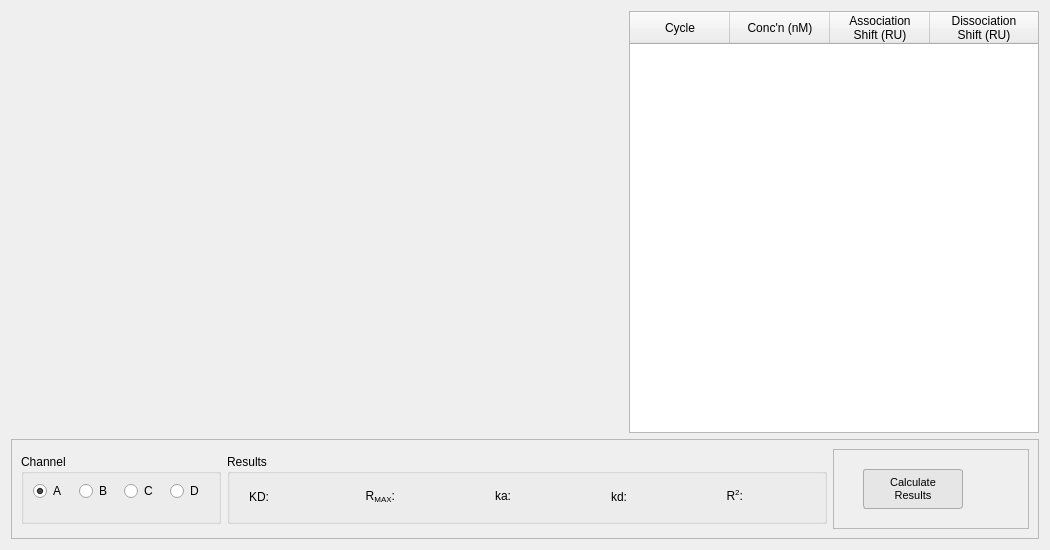
<?xml version="1.0" encoding="UTF-8"?>
<ui version="4.0">
 <class>KAKDWizardDialog</class>
 <widget class="QDialog" name="KAKDWizardDialog">
  <property name="geometry">
   <rect>
    <x>0</x>
    <y>0</y>
    <width>1050</width>
    <height>550</height>
   </rect>
  </property>
  <property name="minimumSize">
   <size>
    <width>1050</width>
    <height>550</height>
   </size>
  </property>
  <property name="font">
   <font>
    <family>Segoe UI</family>
   </font>
  </property>
  <property name="windowTitle">
   <string>Kinetic Wizard</string>
  </property>
  <layout class="QVBoxLayout" name="verticalLayout">
   <item>
    <layout class="QHBoxLayout" name="horizontalLayout_4">
     <item>
      <widget class="PlotWidget" name="graph" native="true">
       <property name="sizePolicy">
        <sizepolicy hsizetype="Expanding" vsizetype="Preferred">
         <horstretch>0</horstretch>
         <verstretch>0</verstretch>
        </sizepolicy>
       </property>
       <property name="minimumSize">
        <size>
         <width>600</width>
         <height>200</height>
        </size>
       </property>
       <layout class="QHBoxLayout" name="horizontalLayout">
        <item>
         <spacer name="horizontalSpacer">
          <property name="orientation">
           <enum>Qt::Horizontal</enum>
          </property>
          <property name="sizeHint" stdset="0">
           <size>
            <width>40</width>
            <height>20</height>
           </size>
          </property>
         </spacer>
        </item>
        <item>
         <layout class="QVBoxLayout" name="verticalLayout_2">
          <item>
           <widget class="QLabel" name="label_cur_info">
            <property name="sizePolicy">
             <sizepolicy hsizetype="Preferred" vsizetype="Fixed">
              <horstretch>0</horstretch>
              <verstretch>0</verstretch>
             </sizepolicy>
            </property>
            <property name="font">
             <font>
              <pointsize>8</pointsize>
             </font>
            </property>
            <property name="styleSheet">
             <string notr="true">color: rgb(150, 150, 150);</string>
            </property>
            <property name="text">
             <string/>
            </property>
            <property name="alignment">
             <set>Qt::AlignRight|Qt::AlignTop|Qt::AlignTrailing</set>
            </property>
           </widget>
          </item>
          <item>
           <spacer name="verticalSpacer">
            <property name="orientation">
             <enum>Qt::Vertical</enum>
            </property>
            <property name="sizeHint" stdset="0">
             <size>
              <width>20</width>
              <height>40</height>
             </size>
            </property>
           </spacer>
          </item>
         </layout>
        </item>
       </layout>
      </widget>
     </item>
     <item>
      <widget class="QTableWidget" name="table">
       <property name="minimumSize">
        <size>
         <width>410</width>
         <height>0</height>
        </size>
       </property>
       <property name="maximumSize">
        <size>
         <width>410</width>
         <height>16777215</height>
        </size>
       </property>
       <property name="horizontalScrollBarPolicy">
        <enum>Qt::ScrollBarAlwaysOff</enum>
       </property>
       <property name="editTriggers">
        <set>QAbstractItemView::DoubleClicked</set>
       </property>
       <property name="selectionBehavior">
        <enum>QAbstractItemView::SelectRows</enum>
       </property>
       <attribute name="horizontalHeaderDefaultSectionSize">
        <number>100</number>
       </attribute>
       <attribute name="horizontalHeaderMinimumSectionSize">
        <number>100</number>
       </attribute>
       <attribute name="horizontalHeaderStretchLastSection">
        <bool>true</bool>
       </attribute>
       <attribute name="verticalHeaderVisible">
        <bool>false</bool>
       </attribute>
       <column>
        <property name="text">
         <string>Cycle</string>
        </property>
        <property name="font">
         <font>
          <pointsize>9</pointsize>
         </font>
        </property>
        <property name="textAlignment">
         <set>AlignCenter</set>
        </property>
       </column>
       <column>
        <property name="text">
         <string>Conc'n (nM)</string>
        </property>
        <property name="font">
         <font>
          <pointsize>9</pointsize>
         </font>
        </property>
        <property name="textAlignment">
         <set>AlignCenter</set>
        </property>
       </column>
       <column>
        <property name="text">
         <string>Association
Shift (RU)</string>
        </property>
        <property name="font">
         <font>
          <pointsize>9</pointsize>
         </font>
        </property>
        <property name="textAlignment">
         <set>AlignCenter</set>
        </property>
       </column>
       <column>
        <property name="text">
         <string>Dissociation
Shift (RU)</string>
        </property>
        <property name="textAlignment">
         <set>AlignCenter</set>
        </property>
       </column>
      </widget>
     </item>
    </layout>
   </item>
   <item>
    <widget class="QFrame" name="frame_2">
     <property name="minimumSize">
      <size>
       <width>0</width>
       <height>100</height>
      </size>
     </property>
     <property name="maximumSize">
      <size>
       <width>16777215</width>
       <height>100</height>
      </size>
     </property>
     <property name="frameShape">
      <enum>QFrame::StyledPanel</enum>
     </property>
     <property name="frameShadow">
      <enum>QFrame::Raised</enum>
     </property>
     <layout class="QHBoxLayout" name="horizontalLayout_5">
      <item>
       <widget class="QGroupBox" name="groupBox_2">
        <property name="minimumSize">
         <size>
          <width>200</width>
          <height>70</height>
         </size>
        </property>
        <property name="maximumSize">
         <size>
          <width>220</width>
          <height>70</height>
         </size>
        </property>
        <property name="font">
         <font>
          <pointsize>9</pointsize>
         </font>
        </property>
        <property name="title">
         <string>Channel</string>
        </property>
        <layout class="QHBoxLayout" name="horizontalLayout_3">
         <property name="topMargin">
          <number>7</number>
         </property>
         <property name="bottomMargin">
          <number>11</number>
         </property>
         <item alignment="Qt::AlignTop">
          <widget class="QRadioButton" name="ch_a">
           <property name="text">
            <string>A</string>
           </property>
           <property name="checked">
            <bool>true</bool>
           </property>
          </widget>
         </item>
         <item alignment="Qt::AlignTop">
          <widget class="QRadioButton" name="ch_b">
           <property name="text">
            <string>B</string>
           </property>
          </widget>
         </item>
         <item alignment="Qt::AlignTop">
          <widget class="QRadioButton" name="ch_c">
           <property name="text">
            <string>C</string>
           </property>
          </widget>
         </item>
         <item alignment="Qt::AlignTop">
          <widget class="QRadioButton" name="ch_d">
           <property name="text">
            <string>D</string>
           </property>
          </widget>
         </item>
        </layout>
       </widget>
      </item>
      <item>
       <widget class="QGroupBox" name="affinity_result">
        <property name="sizePolicy">
         <sizepolicy hsizetype="Expanding" vsizetype="Preferred">
          <horstretch>0</horstretch>
          <verstretch>0</verstretch>
         </sizepolicy>
        </property>
        <property name="minimumSize">
         <size>
          <width>360</width>
          <height>70</height>
         </size>
        </property>
        <property name="maximumSize">
         <size>
          <width>10000</width>
          <height>70</height>
         </size>
        </property>
        <property name="font">
         <font>
          <pointsize>9</pointsize>
          <weight>50</weight>
          <bold>false</bold>
         </font>
        </property>
        <property name="title">
         <string>Results</string>
        </property>
        <layout class="QHBoxLayout" name="layout_constant">
         <property name="spacing">
          <number>10</number>
         </property>
         <property name="topMargin">
          <number>7</number>
         </property>
         <item alignment="Qt::AlignRight">
          <widget class="QLabel" name="label">
           <property name="minimumSize">
            <size>
             <width>30</width>
             <height>0</height>
            </size>
           </property>
           <property name="font">
            <font>
             <weight>50</weight>
             <bold>false</bold>
            </font>
           </property>
           <property name="text">
            <string>KD:</string>
           </property>
           <property name="alignment">
            <set>Qt::AlignRight|Qt::AlignTrailing|Qt::AlignVCenter</set>
           </property>
          </widget>
         </item>
         <item>
          <widget class="QLabel" name="lb_KD">
           <property name="sizePolicy">
            <sizepolicy hsizetype="Expanding" vsizetype="Preferred">
             <horstretch>0</horstretch>
             <verstretch>0</verstretch>
            </sizepolicy>
           </property>
           <property name="minimumSize">
            <size>
             <width>70</width>
             <height>0</height>
            </size>
           </property>
           <property name="text">
            <string/>
           </property>
          </widget>
         </item>
         <item alignment="Qt::AlignRight">
          <widget class="QLabel" name="label_2">
           <property name="minimumSize">
            <size>
             <width>40</width>
             <height>0</height>
            </size>
           </property>
           <property name="font">
            <font>
             <weight>50</weight>
             <bold>false</bold>
            </font>
           </property>
           <property name="text">
            <string>&lt;html&gt;&lt;head/&gt;&lt;body&gt;&lt;p&gt;R&lt;span style=&quot; vertical-align:sub;&quot;&gt;MAX&lt;/span&gt;:&lt;/p&gt;&lt;/body&gt;&lt;/html&gt;</string>
           </property>
           <property name="alignment">
            <set>Qt::AlignRight|Qt::AlignTrailing|Qt::AlignVCenter</set>
           </property>
          </widget>
         </item>
         <item>
          <widget class="QLabel" name="lb_Rmax">
           <property name="sizePolicy">
            <sizepolicy hsizetype="Expanding" vsizetype="Preferred">
             <horstretch>0</horstretch>
             <verstretch>0</verstretch>
            </sizepolicy>
           </property>
           <property name="minimumSize">
            <size>
             <width>70</width>
             <height>0</height>
            </size>
           </property>
           <property name="text">
            <string/>
           </property>
          </widget>
         </item>
         <item>
          <widget class="QLabel" name="label_4">
           <property name="minimumSize">
            <size>
             <width>30</width>
             <height>0</height>
            </size>
           </property>
           <property name="font">
            <font>
             <weight>50</weight>
             <bold>false</bold>
            </font>
           </property>
           <property name="text">
            <string>&lt;html&gt;&lt;head/&gt;&lt;body&gt;&lt;p&gt;ka:&lt;/p&gt;&lt;/body&gt;&lt;/html&gt;</string>
           </property>
           <property name="alignment">
            <set>Qt::AlignRight|Qt::AlignTrailing|Qt::AlignVCenter</set>
           </property>
          </widget>
         </item>
         <item>
          <widget class="QLabel" name="lb_ka">
           <property name="sizePolicy">
            <sizepolicy hsizetype="Expanding" vsizetype="Preferred">
             <horstretch>0</horstretch>
             <verstretch>0</verstretch>
            </sizepolicy>
           </property>
           <property name="minimumSize">
            <size>
             <width>70</width>
             <height>0</height>
            </size>
           </property>
           <property name="text">
            <string/>
           </property>
          </widget>
         </item>
         <item>
          <widget class="QLabel" name="label_3">
           <property name="minimumSize">
            <size>
             <width>30</width>
             <height>0</height>
            </size>
           </property>
           <property name="font">
            <font>
             <weight>50</weight>
             <bold>false</bold>
            </font>
           </property>
           <property name="text">
            <string>kd:</string>
           </property>
           <property name="alignment">
            <set>Qt::AlignRight|Qt::AlignTrailing|Qt::AlignVCenter</set>
           </property>
          </widget>
         </item>
         <item>
          <widget class="QLabel" name="lb_kd">
           <property name="sizePolicy">
            <sizepolicy hsizetype="Expanding" vsizetype="Preferred">
             <horstretch>0</horstretch>
             <verstretch>0</verstretch>
            </sizepolicy>
           </property>
           <property name="minimumSize">
            <size>
             <width>70</width>
             <height>0</height>
            </size>
           </property>
           <property name="text">
            <string/>
           </property>
          </widget>
         </item>
         <item>
          <widget class="QLabel" name="label_5">
           <property name="minimumSize">
            <size>
             <width>30</width>
             <height>0</height>
            </size>
           </property>
           <property name="font">
            <font>
             <weight>50</weight>
             <bold>false</bold>
            </font>
           </property>
           <property name="text">
            <string>&lt;html&gt;&lt;head/&gt;&lt;body&gt;&lt;p&gt;R&lt;span style=&quot; vertical-align:super;&quot;&gt;2&lt;/span&gt;:&lt;/p&gt;&lt;/body&gt;&lt;/html&gt;</string>
           </property>
           <property name="alignment">
            <set>Qt::AlignRight|Qt::AlignTrailing|Qt::AlignVCenter</set>
           </property>
          </widget>
         </item>
         <item>
          <widget class="QLabel" name="lb_r_sq">
           <property name="sizePolicy">
            <sizepolicy hsizetype="Expanding" vsizetype="Preferred">
             <horstretch>0</horstretch>
             <verstretch>0</verstretch>
            </sizepolicy>
           </property>
           <property name="minimumSize">
            <size>
             <width>60</width>
             <height>0</height>
            </size>
           </property>
           <property name="text">
            <string/>
           </property>
          </widget>
         </item>
        </layout>
       </widget>
      </item>
      <item>
       <widget class="QFrame" name="frame">
        <property name="font">
         <font>
          <pointsize>9</pointsize>
         </font>
        </property>
        <property name="frameShape">
         <enum>QFrame::StyledPanel</enum>
        </property>
        <property name="frameShadow">
         <enum>QFrame::Raised</enum>
        </property>
        <layout class="QHBoxLayout" name="horizontalLayout_2">
         <item>
          <spacer name="horizontalSpacer_2">
           <property name="orientation">
            <enum>Qt::Horizontal</enum>
           </property>
           <property name="sizeType">
            <enum>QSizePolicy::Fixed</enum>
           </property>
           <property name="sizeHint" stdset="0">
            <size>
             <width>20</width>
             <height>20</height>
            </size>
           </property>
          </spacer>
         </item>
         <item>
          <widget class="QPushButton" name="btn_kd">
           <property name="sizePolicy">
            <sizepolicy hsizetype="Preferred" vsizetype="Fixed">
             <horstretch>0</horstretch>
             <verstretch>0</verstretch>
            </sizepolicy>
           </property>
           <property name="minimumSize">
            <size>
             <width>100</width>
             <height>40</height>
            </size>
           </property>
           <property name="maximumSize">
            <size>
             <width>100</width>
             <height>40</height>
            </size>
           </property>
           <property name="font">
            <font>
             <family>Segoe UI</family>
             <pointsize>8</pointsize>
            </font>
           </property>
           <property name="styleSheet">
            <string notr="true">QPushButton {

		background-color: rgb(230, 230, 230);
	    border: 1px solid rgb(171, 171, 171);
		border-radius: 3px;

}

QPushButton::hover{
	background: rgb(253, 253, 253);
	border: 1px raised;
	border-radius: 5px;
}</string>
           </property>
           <property name="text">
            <string>Calculate
Results</string>
           </property>
          </widget>
         </item>
         <item>
          <spacer name="horizontalSpacer_3">
           <property name="orientation">
            <enum>Qt::Horizontal</enum>
           </property>
           <property name="sizeType">
            <enum>QSizePolicy::Fixed</enum>
           </property>
           <property name="sizeHint" stdset="0">
            <size>
             <width>20</width>
             <height>20</height>
            </size>
           </property>
          </spacer>
         </item>
         <item>
          <widget class="QPushButton" name="btn_save">
           <property name="sizePolicy">
            <sizepolicy hsizetype="Fixed" vsizetype="Fixed">
             <horstretch>0</horstretch>
             <verstretch>0</verstretch>
            </sizepolicy>
           </property>
           <property name="minimumSize">
            <size>
             <width>30</width>
             <height>30</height>
            </size>
           </property>
           <property name="maximumSize">
            <size>
             <width>30</width>
             <height>30</height>
            </size>
           </property>
           <property name="font">
            <font>
             <pointsize>5</pointsize>
            </font>
           </property>
           <property name="mouseTracking">
            <bool>true</bool>
           </property>
           <property name="toolTip">
            <string>Export Segment Data</string>
           </property>
           <property name="layoutDirection">
            <enum>Qt::LeftToRight</enum>
           </property>
           <property name="autoFillBackground">
            <bool>false</bool>
           </property>
           <property name="styleSheet">
            <string notr="true">QPushButton{
	border: none;
	background: none;
}

QPushButton::hover{
	background: white;
	border: 1px raised;
	border-radius: 10px;
}</string>
           </property>
           <property name="text">
            <string/>
           </property>
           <property name="icon">
            <iconset resource="ai.qrc">
             <normaloff>:/img/img/save.png</normaloff>:/img/img/save.png</iconset>
           </property>
           <property name="iconSize">
            <size>
             <width>30</width>
             <height>30</height>
            </size>
           </property>
           <property name="autoRepeat">
            <bool>false</bool>
           </property>
           <property name="autoExclusive">
            <bool>false</bool>
           </property>
           <property name="autoDefault">
            <bool>false</bool>
           </property>
           <property name="default">
            <bool>false</bool>
           </property>
           <property name="flat">
            <bool>false</bool>
           </property>
          </widget>
         </item>
        </layout>
       </widget>
      </item>
     </layout>
    </widget>
   </item>
  </layout>
 </widget>
 <customwidgets>
  <customwidget>
   <class>PlotWidget</class>
   <extends>QWidget</extends>
   <header>pyqtgraph</header>
   <container>1</container>
  </customwidget>
 </customwidgets>
 <resources>
  <include location="ai.qrc"/>
 </resources>
 <connections/>
</ui>
